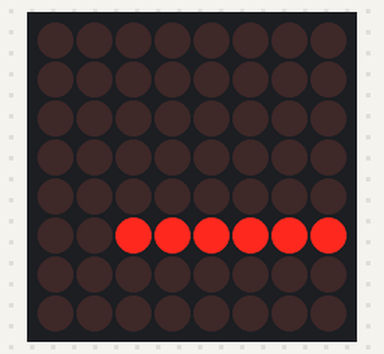
Simulated run of this sketch. Board: Arduino Uno, built with avr-gcc and run on an emulated ATmega328P. Parts: 8×8 LED matrix. What the sketch prints to the serial monitor is not drawn.

Above: at 0.15 s.
At 0.76 s:
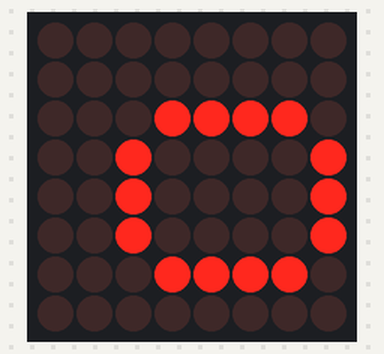
At 1.67 s:
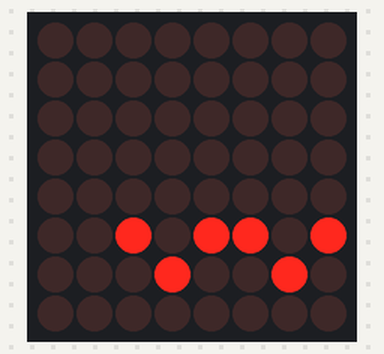

Measured:
- by itself, everything shown: repeats every 1.8 s, in 6 steps

The sketch:

mouth.ino
```cpp
#include <Wire.h>
#include <Adafruit_GFX.h>
#include <Adafruit_LEDBackpack.h>

#ifndef _BV
  #define _BV(bit) (1<<(bit))
#endif

Adafruit_8x8matrix matrix = Adafruit_8x8matrix();

// Your images (8x8 packed into 64-bit values)
const uint64_t IMAGES[] = {
    0x00007e0000000000,
  0x003c420000000000,
  0x003c4242423c0000,
  0x00005a2400000000,
  0x00007e0000000000,
  0x00245a0000000000
};

const int IMAGES_LEN = sizeof(IMAGES) / sizeof(IMAGES[0]);

int i = 0;

void setup() {
  Serial.begin(9600);
  Serial.println("I2C Matrix Animation");

  matrix.begin(0x70);   // change if needed
  matrix.setBrightness(5);
  matrix.clear();
  matrix.writeDisplay();
}

// Convert uint64_t image to 8x8 matrix
void showImage(uint64_t img) {
  for (int y = 0; y < 8; y++) {
    uint8_t row = (img >> (8 * y)) & 0xFF;

    for (int x = 0; x < 8; x++) {
      // FIX: flip X direction
      bool on = row & (1 << (7 - x));
      matrix.drawPixel((x + 1) % 8, y, on);
    }
  }

  matrix.writeDisplay();
}

void loop() {
  showImage(IMAGES[i]);

  i++;
  if (i >= IMAGES_LEN) i = 0;

  delay(300);
}
```
